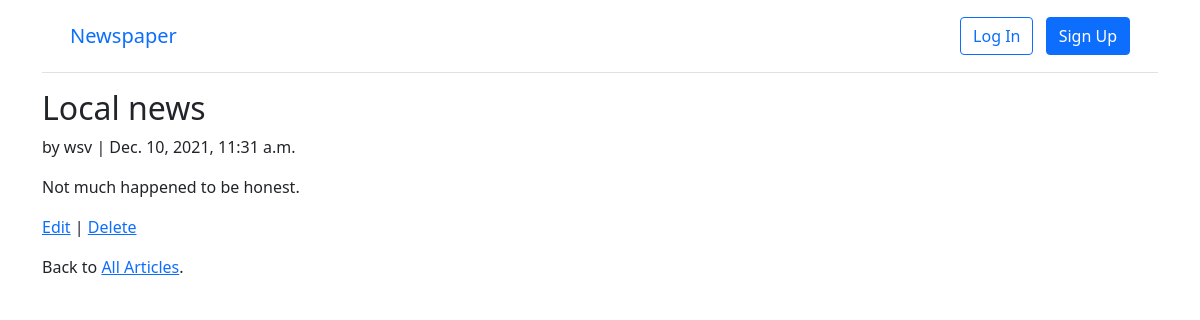
Page /articles/2/ on the committed database.
### articles/models.py (models this page shows, shortened)
class Article(models.Model):
    title = models.CharField(max_length=255)
    body = models.TextField()
    date = models.DateTimeField(auto_now_add=True)
    author = models.ForeignKey(
        settings.AUTH_USER_MODEL,
        on_delete=models.CASCADE,
    )

### accounts/models.py (models this page shows)
class CustomUser(AbstractUser):
    age = models.PositiveIntegerField(null=True, blank=True)

### articles/views.py (the view)
# urls.py: path("<int:pk>/", ArticleDetailView.as_view(), name="article_detail"),
class ArticleDetailView(DetailView):  # new
    model = Article
    template_name = "article_detail.html"

### templates/article_detail.html
{% extends "base.html" %}
{% block content %}
<div class="article-entry">
  <h2>{{ object.title }}</h2>
  <p>by {{ object.author }} | {{ object.date }}</p>
  <p>{{ object.body }}</p>
</div>
<p><a href="{% url 'article_edit' article.pk %}">Edit</a> |
  <a href="{% url 'article_delete' article.pk %}">Delete</a></p>
<p>Back to <a href="{% url 'article_list' %}">All Articles</a>.</p>
{% endblock content %}

### rows in the picture
Article: title "Local news", author "wsv", date "Dec. 10, 2021, 11:31 a.m.", body "Not much happened to be honest."
